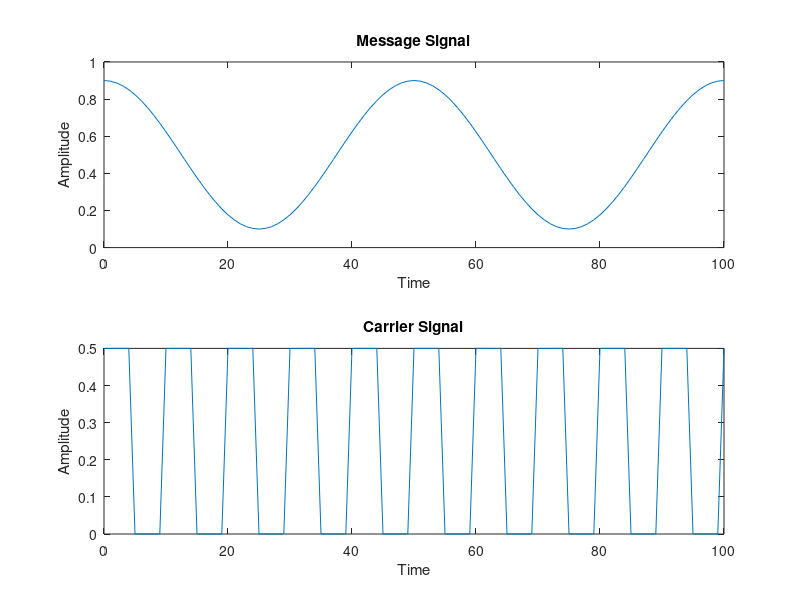

MATLAB code to generate this figure: (Note: this script raises an error after producing the figure.)
%%PPM
clc;
clear all;
close all;

t = 0:1:100;
fs = 1000;
fc = 100;
fm = 20;

%Message signal
m = 0.4*cos(2*pi*fm*t/fs)+0.5;
subplot(211); plot(t, m);
xlabel('Time');
ylabel('Amplitude');
title('Message Signal');

% Carrier Signal
c = 0.25*square(2*pi*fc*t/fs) + 0.25;
subplot(212); plot(t, c);
xlabel('Time');
ylabel('Amplitude');
title('Carrier Signal');

% Modulation
ppmsignal = modulate(m, fc, fs, 'ppm');
figure;
subplot(311); plot(ppmsignal);
xlabel('Time');
ylabel('Amplitude');
title('PPM Signal');
axis([0 120 0 1]) % Position of Pulse will have more difference
subplot(312); plot(ppmsignal);
xlabel('Time');
ylabel('Amplitude');
title('PPM Signal');
axis([200 360 0 1]) % Position of Pulse will have less difference


% Demodulation
%Here I have multiplied by 10 to fs is because for lower fs 
%demodulated signal is distorted
ppmsignal = modulate(m, fc, 10*fs, 'ppm');
demod_signal = demod(ppmsignal, fc, 10*fs, 'ppm');
subplot(313);
plot(demod_signal);
xlabel('Time');
ylabel('Amplitude');
title('Demodulated Signal');
